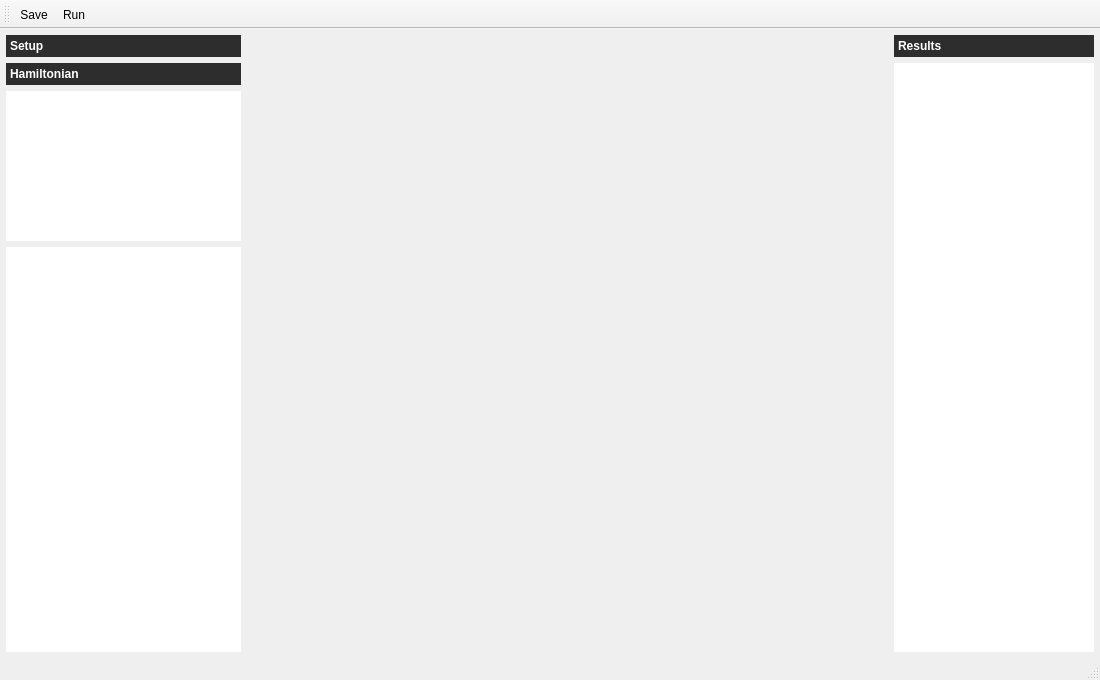
<?xml version="1.0" encoding="UTF-8"?>
<ui version="4.0">
 <class>MainWindow</class>
 <widget class="QMainWindow" name="MainWindow">
  <property name="geometry">
   <rect>
    <x>0</x>
    <y>0</y>
    <width>1100</width>
    <height>680</height>
   </rect>
  </property>
  <property name="sizePolicy">
   <sizepolicy hsizetype="Preferred" vsizetype="Preferred">
    <horstretch>0</horstretch>
    <verstretch>0</verstretch>
   </sizepolicy>
  </property>
  <property name="minimumSize">
   <size>
    <width>1000</width>
    <height>680</height>
   </size>
  </property>
  <property name="windowTitle">
   <string>MainWindow</string>
  </property>
  <property name="styleSheet">
   <string notr="true">QToolBox::tab {
    background-color: rgb(45, 45, 45);
    color: white;
    font: bold;
}

QListView {
   background-color: rgba(255, 255, 255, 255); 
}</string>
  </property>
  <property name="toolButtonStyle">
   <enum>Qt::ToolButtonFollowStyle</enum>
  </property>
  <widget class="QWidget" name="centralwidget">
   <property name="styleSheet">
    <string notr="true"/>
   </property>
   <layout class="QHBoxLayout" name="centralWidgetHorizontalLayout">
    <property name="spacing">
     <number>6</number>
    </property>
    <property name="sizeConstraint">
     <enum>QLayout::SetDefaultConstraint</enum>
    </property>
    <property name="leftMargin">
     <number>6</number>
    </property>
    <property name="topMargin">
     <number>6</number>
    </property>
    <property name="rightMargin">
     <number>6</number>
    </property>
    <property name="bottomMargin">
     <number>6</number>
    </property>
    <item>
     <widget class="QToolBox" name="parametersToolBox">
      <property name="enabled">
       <bool>true</bool>
      </property>
      <property name="sizePolicy">
       <sizepolicy hsizetype="Fixed" vsizetype="Preferred">
        <horstretch>0</horstretch>
        <verstretch>0</verstretch>
       </sizepolicy>
      </property>
      <property name="minimumSize">
       <size>
        <width>235</width>
        <height>0</height>
       </size>
      </property>
      <property name="maximumSize">
       <size>
        <width>235</width>
        <height>16777215</height>
       </size>
      </property>
      <property name="currentIndex">
       <number>1</number>
      </property>
      <widget class="QWidget" name="setupPage">
       <property name="geometry">
        <rect>
         <x>0</x>
         <y>0</y>
         <width>235</width>
         <height>567</height>
        </rect>
       </property>
       <property name="sizePolicy">
        <sizepolicy hsizetype="Fixed" vsizetype="Preferred">
         <horstretch>0</horstretch>
         <verstretch>0</verstretch>
        </sizepolicy>
       </property>
       <property name="minimumSize">
        <size>
         <width>235</width>
         <height>0</height>
        </size>
       </property>
       <property name="maximumSize">
        <size>
         <width>235</width>
         <height>16777215</height>
        </size>
       </property>
       <attribute name="label">
        <string>Setup</string>
       </attribute>
       <layout class="QVBoxLayout" name="verticalLayout_2">
        <item>
         <widget class="QGroupBox" name="elementAndSymmetryGroupBox">
          <property name="title">
           <string>Element and symmetry</string>
          </property>
          <layout class="QHBoxLayout" name="horizontalLayout">
           <item>
            <widget class="ComboBox" name="elementComboBox">
             <property name="editable">
              <bool>false</bool>
             </property>
             <property name="currentText">
              <string/>
             </property>
            </widget>
           </item>
           <item>
            <widget class="ComboBox" name="chargeComboBox"/>
           </item>
           <item>
            <widget class="ComboBox" name="symmetryComboBox"/>
           </item>
          </layout>
         </widget>
        </item>
        <item>
         <widget class="QGroupBox" name="experimentGroupBox">
          <property name="title">
           <string>Experiment</string>
          </property>
          <layout class="QHBoxLayout" name="horizontalLayout_2">
           <item>
            <widget class="ComboBox" name="experimentComboBox">
             <property name="minimumSize">
              <size>
               <width>70</width>
               <height>0</height>
              </size>
             </property>
             <property name="maximumSize">
              <size>
               <width>70</width>
               <height>16777215</height>
              </size>
             </property>
            </widget>
           </item>
           <item>
            <widget class="ComboBox" name="edgeComboBox"/>
           </item>
          </layout>
         </widget>
        </item>
        <item>
         <widget class="QGroupBox" name="theoreticalModelsGroupBox">
          <property name="title">
           <string>Theoretical model</string>
          </property>
          <layout class="QHBoxLayout" name="horizontalLayout_3">
           <item>
            <widget class="ComboBox" name="theoreticalModelComboBox">
             <property name="editable">
              <bool>false</bool>
             </property>
            </widget>
           </item>
          </layout>
         </widget>
        </item>
        <item>
         <widget class="QGroupBox" name="temperatureGroupBox">
          <property name="title">
           <string>Temperature (K)</string>
          </property>
          <layout class="QVBoxLayout" name="verticalLayout">
           <item>
            <layout class="QHBoxLayout" name="temperatureHorizontalLayout">
             <item>
              <widget class="QLabel" name="temperatureLabel">
               <property name="text">
                <string>T</string>
               </property>
              </widget>
             </item>
             <item>
              <widget class="QDoubleSpinBox" name="temperatureDoubleSpinBox">
               <property name="minimumSize">
                <size>
                 <width>100</width>
                 <height>0</height>
                </size>
               </property>
               <property name="alignment">
                <set>Qt::AlignRight|Qt::AlignTrailing|Qt::AlignVCenter</set>
               </property>
               <property name="decimals">
                <number>3</number>
               </property>
               <property name="maximum">
                <double>10000.000000000000000</double>
               </property>
               <property name="singleStep">
                <double>0.100000000000000</double>
               </property>
              </widget>
             </item>
            </layout>
           </item>
          </layout>
         </widget>
        </item>
        <item>
         <widget class="QGroupBox" name="magneticFieldGroupBox">
          <property name="title">
           <string>Magnetic Field (T)</string>
          </property>
          <layout class="QVBoxLayout" name="verticalLayout_5">
           <item>
            <layout class="QHBoxLayout" name="magneticFieldXHorizontalLayout">
             <item>
              <widget class="QLabel" name="magneticFieldXLabel">
               <property name="text">
                <string>Bx</string>
               </property>
              </widget>
             </item>
             <item>
              <widget class="QDoubleSpinBox" name="magneticFieldXDoubleSpinBox">
               <property name="minimumSize">
                <size>
                 <width>100</width>
                 <height>0</height>
                </size>
               </property>
               <property name="alignment">
                <set>Qt::AlignRight|Qt::AlignTrailing|Qt::AlignVCenter</set>
               </property>
               <property name="decimals">
                <number>3</number>
               </property>
               <property name="maximum">
                <double>10000.000000000000000</double>
               </property>
              </widget>
             </item>
            </layout>
           </item>
           <item>
            <layout class="QHBoxLayout" name="magneticFieldYHorizontalLayout">
             <item>
              <widget class="QLabel" name="magneticFieldYLabel">
               <property name="text">
                <string>By</string>
               </property>
              </widget>
             </item>
             <item>
              <widget class="QDoubleSpinBox" name="magneticFieldYDoubleSpinBox">
               <property name="minimumSize">
                <size>
                 <width>100</width>
                 <height>0</height>
                </size>
               </property>
               <property name="alignment">
                <set>Qt::AlignRight|Qt::AlignTrailing|Qt::AlignVCenter</set>
               </property>
               <property name="decimals">
                <number>3</number>
               </property>
               <property name="maximum">
                <double>10000.000000000000000</double>
               </property>
              </widget>
             </item>
            </layout>
           </item>
           <item>
            <layout class="QHBoxLayout" name="magneticFieldZHorizontalLayout">
             <item>
              <widget class="QLabel" name="magneticFieldZlabel">
               <property name="text">
                <string>Bz</string>
               </property>
              </widget>
             </item>
             <item>
              <widget class="QDoubleSpinBox" name="magneticFieldZDoubleSpinBox">
               <property name="minimumSize">
                <size>
                 <width>100</width>
                 <height>0</height>
                </size>
               </property>
               <property name="alignment">
                <set>Qt::AlignRight|Qt::AlignTrailing|Qt::AlignVCenter</set>
               </property>
               <property name="decimals">
                <number>3</number>
               </property>
               <property name="maximum">
                <double>10000.000000000000000</double>
               </property>
              </widget>
             </item>
            </layout>
           </item>
          </layout>
         </widget>
        </item>
        <item>
         <widget class="QGroupBox" name="broadeningGroupBox">
          <property name="title">
           <string>Broadening FWHM (eV)</string>
          </property>
          <layout class="QVBoxLayout" name="verticalLayout_7">
           <item>
            <layout class="QHBoxLayout" name="broadeningGaussianHorizontalLayout">
             <item>
              <widget class="QLabel" name="broadeningGaussianLabel">
               <property name="text">
                <string>Gaussian</string>
               </property>
              </widget>
             </item>
             <item>
              <widget class="QDoubleSpinBox" name="broadeningGaussianDoubleSpinBox">
               <property name="minimumSize">
                <size>
                 <width>100</width>
                 <height>0</height>
                </size>
               </property>
               <property name="alignment">
                <set>Qt::AlignRight|Qt::AlignTrailing|Qt::AlignVCenter</set>
               </property>
               <property name="singleStep">
                <double>0.100000000000000</double>
               </property>
               <property name="value">
                <double>0.400000000000000</double>
               </property>
              </widget>
             </item>
            </layout>
           </item>
           <item>
            <layout class="QHBoxLayout" name="broadeningLorentzianHorizontalLayout">
             <item>
              <widget class="QLabel" name="broadeningLorentzianLabel">
               <property name="text">
                <string>Lorenzian</string>
               </property>
              </widget>
             </item>
             <item>
              <widget class="QDoubleSpinBox" name="broadeningLorentzianDoubleSpinBox">
               <property name="minimumSize">
                <size>
                 <width>100</width>
                 <height>0</height>
                </size>
               </property>
               <property name="alignment">
                <set>Qt::AlignRight|Qt::AlignTrailing|Qt::AlignVCenter</set>
               </property>
               <property name="minimum">
                <double>0.200000000000000</double>
               </property>
               <property name="singleStep">
                <double>0.100000000000000</double>
               </property>
               <property name="value">
                <double>0.400000000000000</double>
               </property>
              </widget>
             </item>
            </layout>
           </item>
          </layout>
         </widget>
        </item>
        <item>
         <spacer name="verticalSpacer">
          <property name="orientation">
           <enum>Qt::Vertical</enum>
          </property>
          <property name="sizeHint" stdset="0">
           <size>
            <width>20</width>
            <height>40</height>
           </size>
          </property>
         </spacer>
        </item>
       </layout>
      </widget>
      <widget class="QWidget" name="hamiltonianPage">
       <property name="geometry">
        <rect>
         <x>0</x>
         <y>0</y>
         <width>235</width>
         <height>513</height>
        </rect>
       </property>
       <property name="sizePolicy">
        <sizepolicy hsizetype="Fixed" vsizetype="Preferred">
         <horstretch>0</horstretch>
         <verstretch>0</verstretch>
        </sizepolicy>
       </property>
       <property name="minimumSize">
        <size>
         <width>235</width>
         <height>0</height>
        </size>
       </property>
       <property name="maximumSize">
        <size>
         <width>235</width>
         <height>16777215</height>
        </size>
       </property>
       <attribute name="label">
        <string>Hamiltonian</string>
       </attribute>
       <layout class="QVBoxLayout" name="hamiltonianPageVerticalLayout">
        <property name="spacing">
         <number>6</number>
        </property>
        <property name="leftMargin">
         <number>0</number>
        </property>
        <property name="topMargin">
         <number>0</number>
        </property>
        <property name="rightMargin">
         <number>0</number>
        </property>
        <property name="bottomMargin">
         <number>0</number>
        </property>
        <item>
         <widget class="QListView" name="hamiltonianView">
          <property name="sizePolicy">
           <sizepolicy hsizetype="Expanding" vsizetype="Expanding">
            <horstretch>0</horstretch>
            <verstretch>0</verstretch>
           </sizepolicy>
          </property>
          <property name="maximumSize">
           <size>
            <width>16777215</width>
            <height>150</height>
           </size>
          </property>
          <property name="focusPolicy">
           <enum>Qt::StrongFocus</enum>
          </property>
          <property name="frameShape">
           <enum>QFrame::NoFrame</enum>
          </property>
          <property name="frameShadow">
           <enum>QFrame::Plain</enum>
          </property>
          <property name="lineWidth">
           <number>1</number>
          </property>
          <property name="alternatingRowColors">
           <bool>false</bool>
          </property>
         </widget>
        </item>
        <item>
         <widget class="TreeView" name="hamiltonianParametersView">
          <property name="frameShape">
           <enum>QFrame::NoFrame</enum>
          </property>
         </widget>
        </item>
       </layout>
      </widget>
     </widget>
    </item>
    <item>
     <layout class="QVBoxLayout" name="plotWidgetVerticalLayout">
      <item>
       <widget class="PlotWidget" name="plotWidget" native="true">
        <property name="sizePolicy">
         <sizepolicy hsizetype="Preferred" vsizetype="Preferred">
          <horstretch>0</horstretch>
          <verstretch>0</verstretch>
         </sizepolicy>
        </property>
       </widget>
      </item>
     </layout>
    </item>
    <item>
     <widget class="QToolBox" name="resultsToolBox">
      <property name="sizePolicy">
       <sizepolicy hsizetype="Fixed" vsizetype="Preferred">
        <horstretch>0</horstretch>
        <verstretch>0</verstretch>
       </sizepolicy>
      </property>
      <property name="minimumSize">
       <size>
        <width>200</width>
        <height>0</height>
       </size>
      </property>
      <property name="maximumSize">
       <size>
        <width>200</width>
        <height>16777215</height>
       </size>
      </property>
      <property name="frameShape">
       <enum>QFrame::NoFrame</enum>
      </property>
      <property name="frameShadow">
       <enum>QFrame::Plain</enum>
      </property>
      <property name="currentIndex">
       <number>0</number>
      </property>
      <widget class="QWidget" name="resultsPage">
       <property name="geometry">
        <rect>
         <x>0</x>
         <y>0</y>
         <width>200</width>
         <height>547</height>
        </rect>
       </property>
       <attribute name="label">
        <string>Results</string>
       </attribute>
       <layout class="QHBoxLayout" name="resultsPageHorizontalLayout">
        <property name="spacing">
         <number>6</number>
        </property>
        <property name="leftMargin">
         <number>0</number>
        </property>
        <property name="topMargin">
         <number>0</number>
        </property>
        <property name="rightMargin">
         <number>0</number>
        </property>
        <property name="bottomMargin">
         <number>0</number>
        </property>
        <item>
         <widget class="QListView" name="resultsView">
          <property name="frameShape">
           <enum>QFrame::NoFrame</enum>
          </property>
         </widget>
        </item>
       </layout>
      </widget>
     </widget>
    </item>
   </layout>
  </widget>
  <widget class="QMenuBar" name="menubar">
   <property name="geometry">
    <rect>
     <x>0</x>
     <y>0</y>
     <width>1100</width>
     <height>22</height>
    </rect>
   </property>
  </widget>
  <widget class="QStatusBar" name="statusbar"/>
  <widget class="QToolBar" name="toolBar">
   <property name="windowTitle">
    <string>toolBar</string>
   </property>
   <attribute name="toolBarArea">
    <enum>TopToolBarArea</enum>
   </attribute>
   <attribute name="toolBarBreak">
    <bool>false</bool>
   </attribute>
   <addaction name="actionSave"/>
   <addaction name="actionRun"/>
  </widget>
  <action name="actionRun">
   <property name="enabled">
    <bool>true</bool>
   </property>
   <property name="icon">
    <iconset>
     <normaloff>../icons/play.svg</normaloff>../icons/play.svg</iconset>
   </property>
   <property name="text">
    <string>Run</string>
   </property>
   <property name="iconText">
    <string>Run</string>
   </property>
   <property name="toolTip">
    <string>Run the calculation</string>
   </property>
   <property name="shortcut">
    <string>Ctrl+R</string>
   </property>
  </action>
  <action name="actionSave">
   <property name="icon">
    <iconset>
     <normaloff>../icons/save.svg</normaloff>../icons/save.svg</iconset>
   </property>
   <property name="text">
    <string>save</string>
   </property>
   <property name="iconText">
    <string>Save</string>
   </property>
   <property name="toolTip">
    <string>Save the input file</string>
   </property>
  </action>
  <action name="actionExit">
   <property name="icon">
    <iconset>
     <normaloff>../icons/close.svg</normaloff>../icons/close.svg</iconset>
   </property>
   <property name="text">
    <string>exit</string>
   </property>
   <property name="toolTip">
    <string>Quit the application</string>
   </property>
  </action>
  <action name="actionStop">
   <property name="icon">
    <iconset>
     <normaloff>../icons/stop.svg</normaloff>../icons/stop.svg</iconset>
   </property>
   <property name="text">
    <string>stop</string>
   </property>
   <property name="shortcut">
    <string>Ctrl+S</string>
   </property>
  </action>
 </widget>
 <customwidgets>
  <customwidget>
   <class>ComboBox</class>
   <extends>QComboBox</extends>
   <header>.widgets.combobox</header>
  </customwidget>
  <customwidget>
   <class>TreeView</class>
   <extends>QTreeView</extends>
   <header>.views.treeview</header>
  </customwidget>
  <customwidget>
   <class>PlotWidget</class>
   <extends>QWidget</extends>
   <header>.widgets.plotwidget</header>
   <container>1</container>
  </customwidget>
 </customwidgets>
 <resources/>
 <connections/>
</ui>
